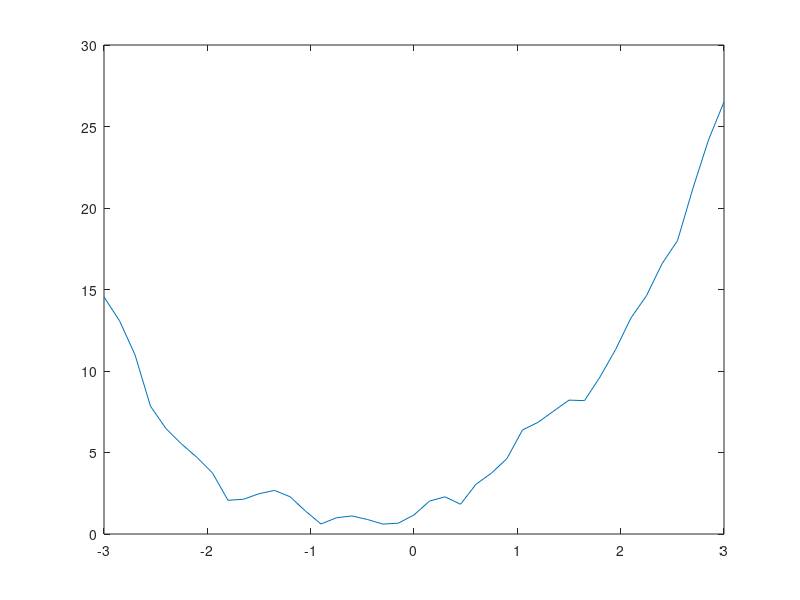
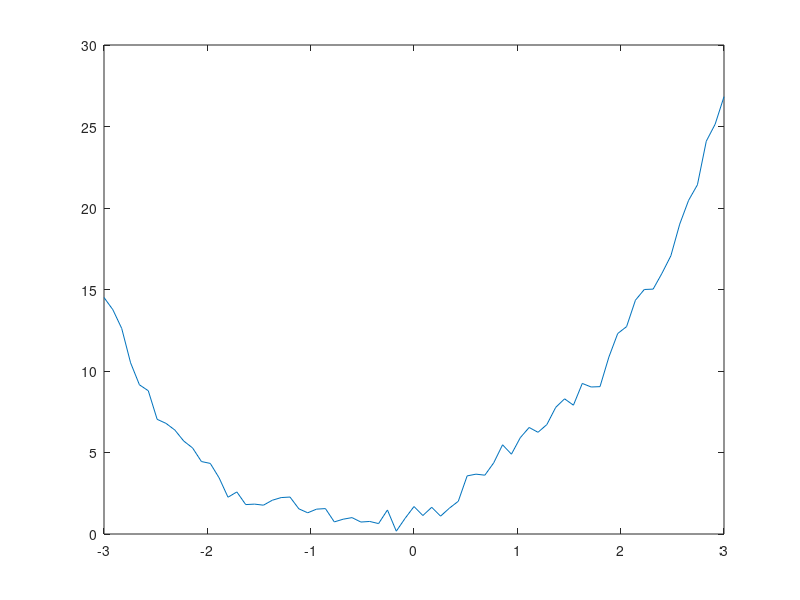
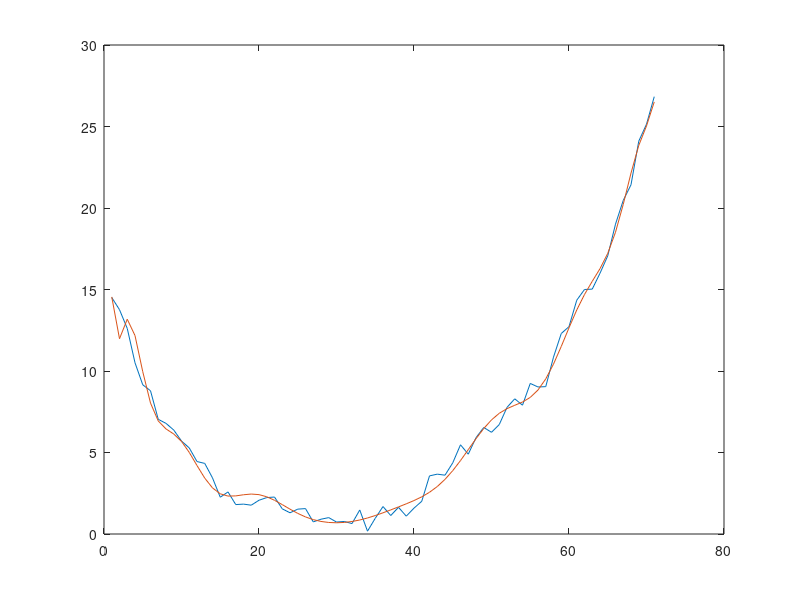

The MATLAB script that drew these images, in order:
clear variables

load('lab2_01.mat')

plot(id.X, id.Y)

x_id = transpose(id.X);
y_id = transpose(id.Y);

n = 20;
N = length(id.Y);

phiid = zeros(N, n);

for i = 1 : 1 : N
    for j = 1 : 1 : n
        phiid(i,j) = x_id(i) ^ (j-1);
    end
end

theta = phiid \ y_id;
y_hat_id = phiid * theta;

figure
plot(y_id)
hold on
plot(y_hat_id)
hold off

MSE_id = (1/N) * sum((y_id - y_hat_id) .^ 2);

%% validation

load('lab2_01.mat')

plot(val.X, val.Y)

x_val = transpose(val.X);
y_val = transpose(val.Y);

n = 20;
N = length(val.Y);

phival = zeros(N, n);

for i = 1 : 1 : N
    for j = 1 : 1 : n
        phival(i,j) = x_val(i) ^ (j-1);
    end
end

y_hat_val = phival * theta;

figure
plot(y_val)
hold on
plot(y_hat_val)
hold off

MSE_val = (1/N) * sum((y_val - y_hat_val) .^ 2);
